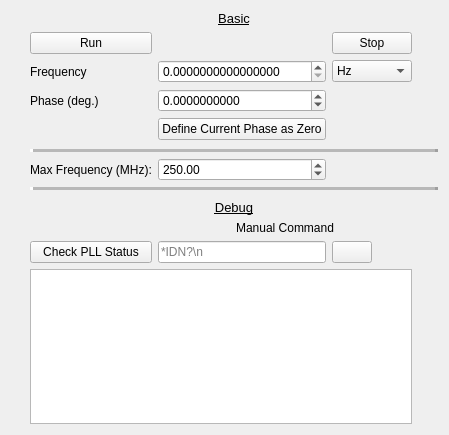
         <widget class="QWidget" name="scrollAreaWidgetContents">
          <property name="geometry">
           <rect>
            <x>0</x>
            <y>0</y>
            <width>449</width>
            <height>435</height>
           </rect>
          </property>
          <layout class="QGridLayout" name="gridLayout_6">
           <item row="13" column="1" colspan="4">
            <spacer name="verticalSpacer">
             <property name="orientation">
              <enum>Qt::Vertical</enum>
             </property>
             <property name="sizeHint" stdset="0">
              <size>
               <width>20</width>
               <height>40</height>
              </size>
             </property>
            </spacer>
           </item>
           <item row="7" column="1" colspan="4">
            <widget class="QFrame" name="frame_2">
             <property name="frameShape">
              <enum>QFrame::HLine</enum>
             </property>
             <property name="frameShadow">
              <enum>QFrame::Raised</enum>
             </property>
             <property name="lineWidth">
              <number>3</number>
             </property>
             <property name="midLineWidth">
              <number>5</number>
             </property>
            </widget>
           </item>
           <item row="3" column="1">
            <widget class="QLabel" name="label_35">
             <property name="text">
              <string>Frequency</string>
             </property>
            </widget>
           </item>
           <item row="17" column="2">
            <widget class="QLineEdit" name="cg635_write_cmd_lnedt">
             <property name="placeholderText">
              <string>*IDN?\n</string>
             </property>
            </widget>
           </item>
           <item row="3" column="3">
            <widget class="CustomComboBox" name="cg635_freq_units_cbx">
             <item>
              <property name="text">
               <string>Hz</string>
              </property>
             </item>
             <item>
              <property name="text">
               <string>kHz</string>
              </property>
             </item>
             <item>
              <property name="text">
               <string>MHz</string>
              </property>
             </item>
             <item>
              <property name="text">
               <string>GHz</string>
              </property>
             </item>
            </widget>
           </item>
           <item row="14" column="1" colspan="4">
            <widget class="QLabel" name="label_43">
             <property name="font">
              <font>
               <pointsize>10</pointsize>
               <underline>true</underline>
              </font>
             </property>
             <property name="text">
              <string>Debug</string>
             </property>
             <property name="alignment">
              <set>Qt::AlignCenter</set>
             </property>
            </widget>
           </item>
           <item row="4" column="4">
            <spacer name="horizontalSpacer_2">
             <property name="orientation">
              <enum>Qt::Horizontal</enum>
             </property>
             <property name="sizeHint" stdset="0">
              <size>
               <width>40</width>
               <height>20</height>
              </size>
             </property>
            </spacer>
           </item>
           <item row="4" column="1">
            <widget class="QLabel" name="label_36">
             <property name="text">
              <string>Phase (deg.)</string>
             </property>
            </widget>
           </item>
           <item row="2" column="1">
            <widget class="QPushButton" name="cg635_run_btn">
             <property name="text">
              <string>Run</string>
             </property>
            </widget>
           </item>
           <item row="16" column="2" colspan="2">
            <widget class="QLabel" name="label_33">
             <property name="text">
              <string>Manual Command</string>
             </property>
             <property name="alignment">
              <set>Qt::AlignCenter</set>
             </property>
            </widget>
           </item>
           <item row="12" column="1" colspan="4">
            <widget class="QFrame" name="frame_6">
             <property name="frameShape">
              <enum>QFrame::HLine</enum>
             </property>
             <property name="frameShadow">
              <enum>QFrame::Raised</enum>
             </property>
             <property name="lineWidth">
              <number>3</number>
             </property>
             <property name="midLineWidth">
              <number>5</number>
             </property>
            </widget>
           </item>
           <item row="17" column="1">
            <widget class="QPushButton" name="cg635_check_pll_btn">
             <property name="text">
              <string>Check PLL Status</string>
             </property>
            </widget>
           </item>
           <item row="2" column="0">
            <spacer name="horizontalSpacer">
             <property name="orientation">
              <enum>Qt::Horizontal</enum>
             </property>
             <property name="sizeHint" stdset="0">
              <size>
               <width>40</width>
               <height>20</height>
              </size>
             </property>
            </spacer>
           </item>
           <item row="18" column="1" colspan="3">
            <widget class="QTextEdit" name="cg635_response_textedit"/>
           </item>
           <item row="3" column="2">
            <widget class="CustomDoubleSpinBox" name="cg635_set_freq_spbx">
             <property name="keyboardTracking">
              <bool>false</bool>
             </property>
             <property name="decimals">
              <number>16</number>
             </property>
             <property name="minimum">
              <double>0.000000000000000</double>
             </property>
             <property name="maximum">
              <double>2050000000.000000000000000</double>
             </property>
            </widget>
           </item>
           <item row="6" column="1">
            <spacer name="verticalSpacer_3">
             <property name="orientation">
              <enum>Qt::Vertical</enum>
             </property>
             <property name="sizeHint" stdset="0">
              <size>
               <width>20</width>
               <height>40</height>
              </size>
             </property>
            </spacer>
           </item>
           <item row="0" column="1" colspan="4">
            <widget class="QLabel" name="label_32">
             <property name="font">
              <font>
               <pointsize>10</pointsize>
               <underline>true</underline>
              </font>
             </property>
             <property name="text">
              <string>Basic</string>
             </property>
             <property name="alignment">
              <set>Qt::AlignCenter</set>
             </property>
            </widget>
           </item>
           <item row="8" column="1">
            <widget class="QLabel" name="label_34">
             <property name="text">
              <string>Max Frequency (MHz):</string>
             </property>
            </widget>
           </item>
           <item row="2" column="3">
            <widget class="QPushButton" name="cg635_stop_btn">
             <property name="text">
              <string>Stop</string>
             </property>
            </widget>
           </item>
           <item row="17" column="3">
            <widget class="QPushButton" name="cg635_write_btn">
             <property name="maximumSize">
              <size>
               <width>40</width>
               <height>16777215</height>
              </size>
             </property>
             <property name="text">
              <string/>
             </property>
             <property name="icon">
              <iconset>
               <normaloff>arrow.png</normaloff>arrow.png</iconset>
             </property>
            </widget>
           </item>
           <item row="5" column="2">
            <widget class="QPushButton" name="cg635_set_current_phase_zero_btn">
             <property name="text">
              <string>Define Current Phase as Zero</string>
             </property>
            </widget>
           </item>
           <item row="8" column="2">
            <widget class="CustomDoubleSpinBox" name="cg635_max_freq_spbx">
             <property name="keyboardTracking">
              <bool>false</bool>
             </property>
             <property name="maximum">
              <double>2050.000000000000000</double>
             </property>
             <property name="value">
              <double>250.000000000000000</double>
             </property>
            </widget>
           </item>
           <item row="4" column="2">
            <widget class="CustomDoubleSpinBox" name="cg635_set_phase_spbx">
             <property name="keyboardTracking">
              <bool>false</bool>
             </property>
             <property name="decimals">
              <number>10</number>
             </property>
             <property name="minimum">
              <double>-360.000000000000000</double>
             </property>
             <property name="maximum">
              <double>360.000000000000000</double>
             </property>
            </widget>
           </item>
          </layout>
         </widget>
